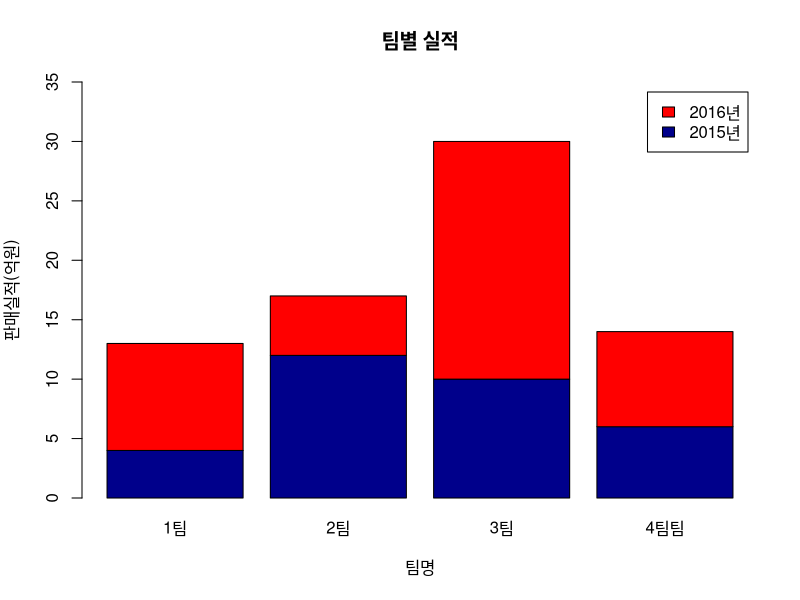
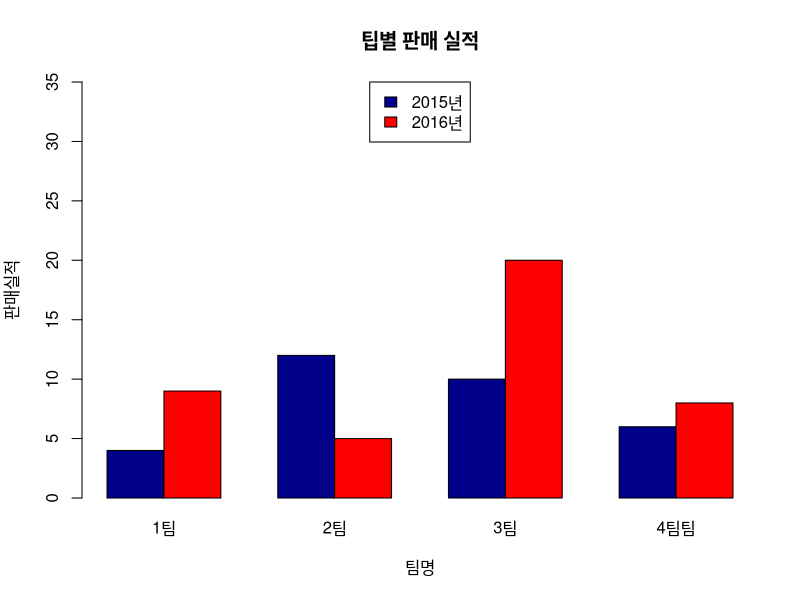
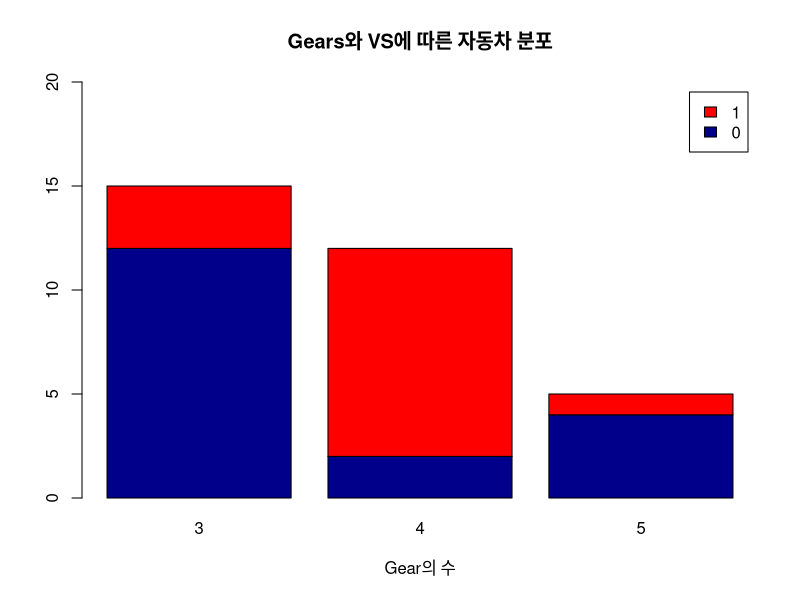

The R source for these figures, in order:
# stacked Bar Chart(스텍형 바 차트)

h1<-c(4, 12, 10, 6)

h2<-c(9, 5, 20, 8)

h<-rbind(h1, h2)
h

team<-c('1팀','2팀','3팀','4팀팀')

lbl<-c("2015년", "2016년")

barplot(h, names.arg = team, main = "팀별 실적", xlab = '팀명',
        ylab = '판매실적(억원)', col = c("darkblue","red"), ylim=c(0,35), legend.text=lbl)

# 그룹형 바 차트(Grouped Bar Chart)
barplot(h, main = "팁별 판매 실적",
        names.arg = team, col = c("darkblue","red"),
        ylim=c(0,35), legend.text=lbl, beside=TRUE,
        xlab = "팀명", ylab = "판매실적",
        args.legend=list(x='top'))

mtcars

cnt<-table(mtcars$vs, mtcars$gear)
barplot(cnt, main = "Gears와 VS에 따른 자동차 분포",
        xlab = "Gear의 수", col = c("darkblue","red"), 
        legend = rownames(cnt), ylim = c(0,20))